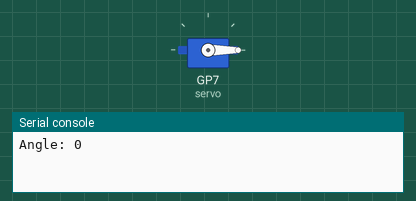
Recording of a program running on a simulated Raspberry Pi Pico running MicroPython. Shown: servo, the last lines printed to the serial console. Servo angles are drawn from the pulse width (0.5 ms = 0°, 2.5 ms = 180°).

Above: at 0.05 s.
At 4.45 s:
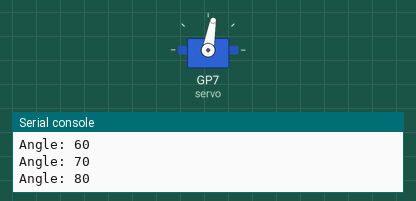
At 8.95 s:
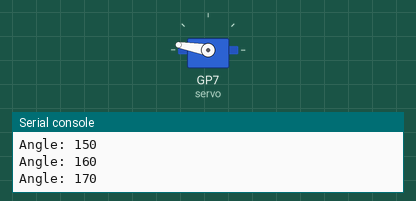
At 17.95 s:
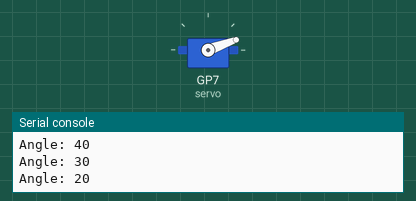
Timing chart, 0 to 24.7 s (numbered marks = the images above):
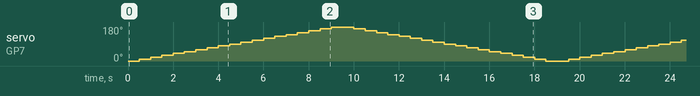

The program:

PWM_Control_Sevo10_1.py
```python
from machine import Pin, PWM
import utime

servo = PWM(Pin(7))
servo.freq(50)

# ຟັງຊັ່ນແປງຄ່າມຸມເປັນ pulse width
def my_map(x, in_min, in_max, out_min, out_max):
    return int((x - in_min) * (out_max - out_min) / (in_max - in_min) + out_min)

# ຟັງຊັ່ນຄວບຄຸມ servo
def servo_control(value):
    if value > 180 or value < 0:
        print('ກະລຸນາໃສ່ຄ່າ 0-180 ')
        return
    duty = my_map(value, 0, 180, 500000, 2500000)  # 0°=0.5ms, 180°=2.5ms
    servo.duty_ns(duty)

# ປັບມຸມທີລະ 10°
while True:
    for angle in range(0, 181, 10):  # 0 → 180
        servo_control(angle)
        print("Angle:", angle)
        utime.sleep(0.5)

    for angle in range(180, -1, -10):  # 180 → 0
        servo_control(angle)
        print("Angle:", angle)
        utime.sleep(0.5)
```
